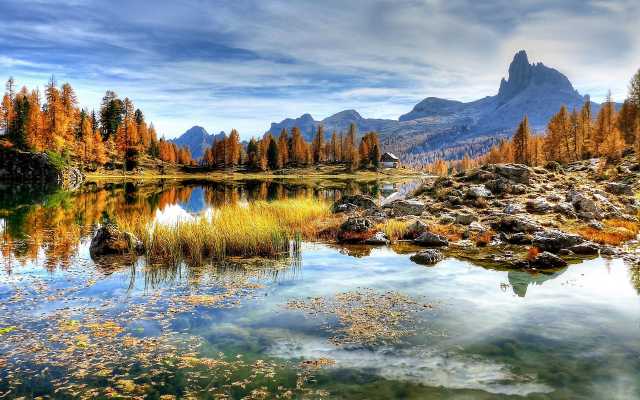
#> input picture Image/test.jpg, 1280 x 799 px, found by its file name (shown at 1/2 size)
$ python Filter.py
#> lines starting #> are read from the running program, lines starting #| are printed output that depends on the picture; after the words box and inside, x2 and y2 are one past the last pixel; in counts of white or black regions, pixels touching at a corner belong together
from PIL import Image, ImageFilter
import cv2
import numpy as np

class imageManip:
	def __init__(self, image_path: str):
		self.image_PIL = Image.open(image_path)
#> self.image_PIL is the input picture: PIL image 1280x799 RGB; mean R, G, B 136.3, 138.8, 133.9
		self.image_CV = np.array(self.image_PIL)
		self.original_image = self.image_PIL.copy()
		self.original_image_CV = self.image_CV.copy()

	#format of function PIL
	# Do the image processing for PIL
	# Update image cv using copy

	#Format of function CV
	# Do the image processing for CV
	# Update image pil using copy

	def applyMonochrome(self):
		self.image_PIL = self.image_PIL.convert('L')
		self.image_CV = self.image_PIL.copy()

	def applySepia(self):
		width, height = self.image_PIL.size
		pixels = self.image_PIL.load()

		for py in range(height):
			for px in range(width):
				r, g, b = self.image_PIL.getpixel((px, py))

				tr = int(0.393 * r + 0.769 * g + 0.189 * b)
				tg = int(0.349 * r + 0.686 * g + 0.168 * b)
				tb = int(0.272 * r + 0.534 * g + 0.131 * b)

				if tr > 255:
					tr = 255

				if tg > 255:
					tg = 255

				if tb > 255:
					tb = 255

				pixels[px, py] = (tr,tg,tb)

		self.image_CV = np.array(self.image_PIL)

	def applyBloom(self, thresh_value=245, blur_value=50, gain=6):

		# Convert image to hsv colorspace as floats
#> called with thresh_value = 245, blur_value = 50, gain = 6
		hsv = cv2.cvtColor(self.image_CV, cv2.COLOR_BGR2HSV).astype(np.float64)
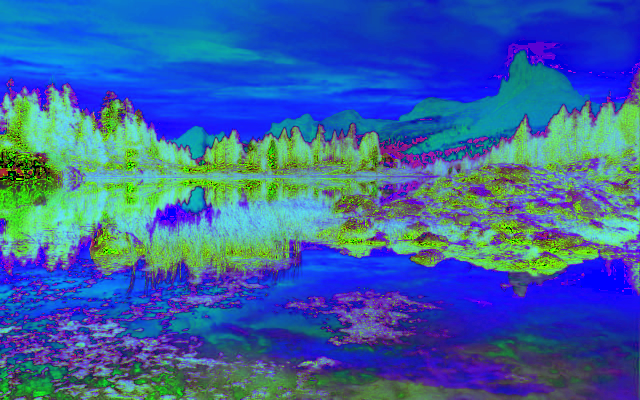
#> hsv: shape (799, 1280, 3) float64 (shown at 1/2 size); mean R, G, B 56, 98.5, 163
		h, s, v = cv2.split(hsv)
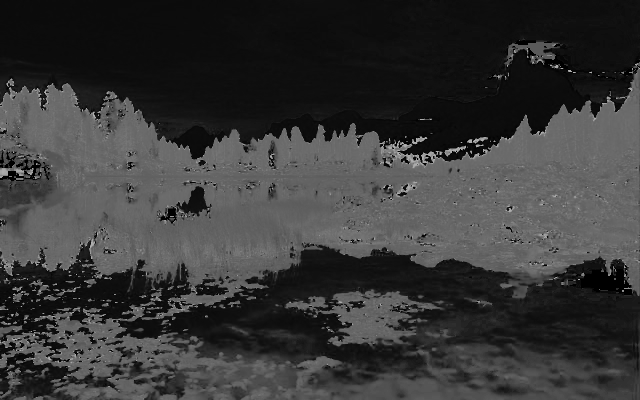
#> h: shape (799, 1280) float64 (shown at 1/2 size); min 0, max 179, mean 56
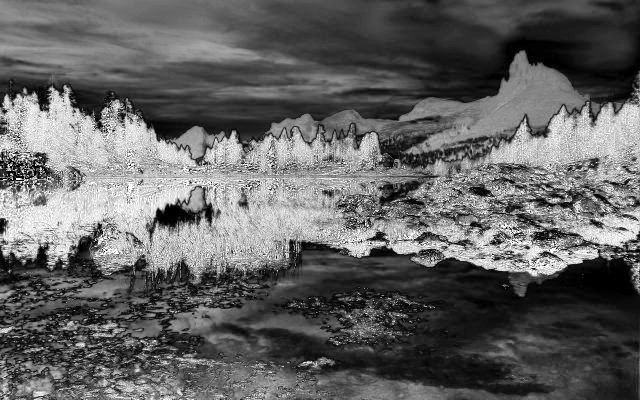
#> s: shape (799, 1280) float64 (shown at 1/2 size); min 0, max 255, mean 98.5
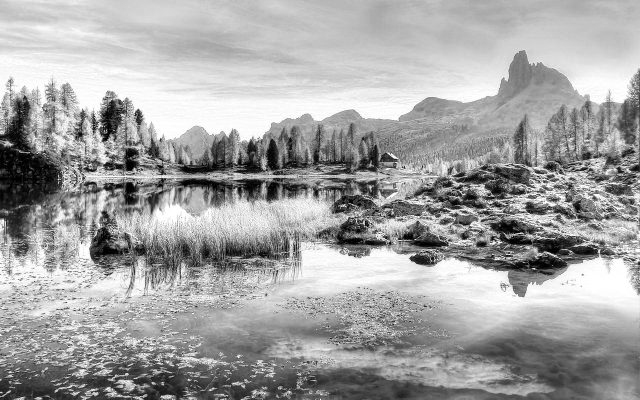
#> v: shape (799, 1280) float64 (shown at 1/2 size); min 0, max 255, mean 163

		# Desired low saturation and high brightness for white
		# So invert saturation and multiply with brightness
		sv = ((255 - s) * v / 255).clip(0, 255).astype(np.uint8)
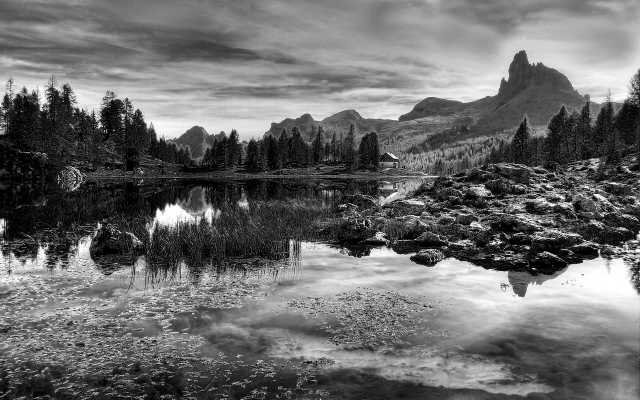
#> sv: shape (799, 1280) (shown at 1/2 size); min 0, max 255, mean 108

		# Apply threshold
		thresh = cv2.threshold(sv, thresh_value, 255, cv2.THRESH_BINARY)[1]
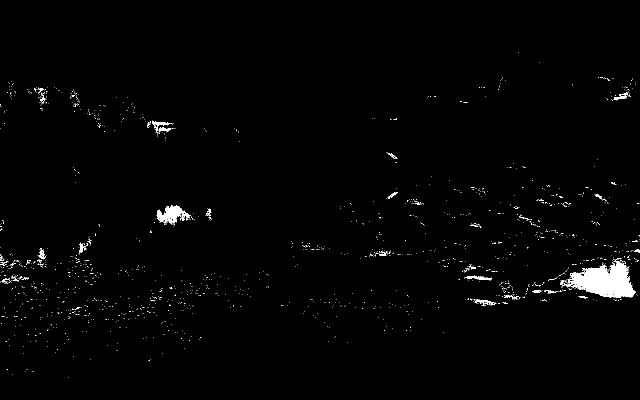
#> thresh: shape (799, 1280) (shown at 1/2 size); 1.2% white; 1538 white regions (1504 under 20 px), largest, box (x1, y1, x2, y2) and area: (1136, 520, 1272, 596) 5901, (313, 410, 365, 449) 1090, (934, 552, 984, 561) 227

		# Apply Gaussian blur
		blur = cv2.GaussianBlur(thresh, (0, 0), sigmaX=blur_value, sigmaY=blur_value)
		blur = cv2.cvtColor(blur, cv2.COLOR_GRAY2BGR)
#> blur: shape (799, 1280, 3)

		# Blend the blur with the original image using the gain
		result = cv2.addWeighted(self.image_CV, 1, blur, gain, 0)
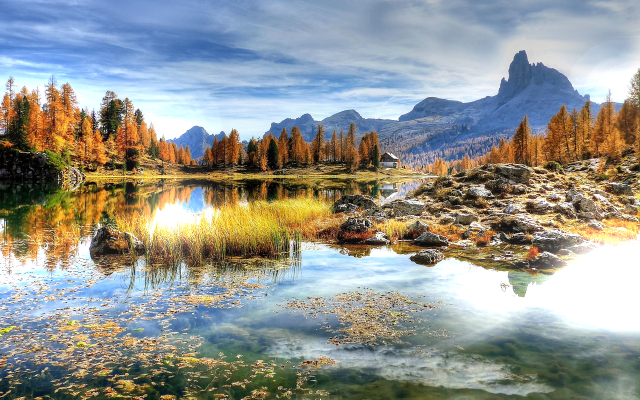
#> result: shape (799, 1280, 3) (shown at 1/2 size); mean R, G, B 146.7, 149.1, 144.2

		# Save the output image
		self.image_PIL = Image.fromarray(result)
		self.image_CV = result

	def save(self):
		self.image_PIL.save("../Image/testoutput.jpg")

image = imageManip("/home/admin/Desktop/Raspberry-Pi-Camera-Controller/Image/test.jpg")
image.applyBloom()
image.save()
